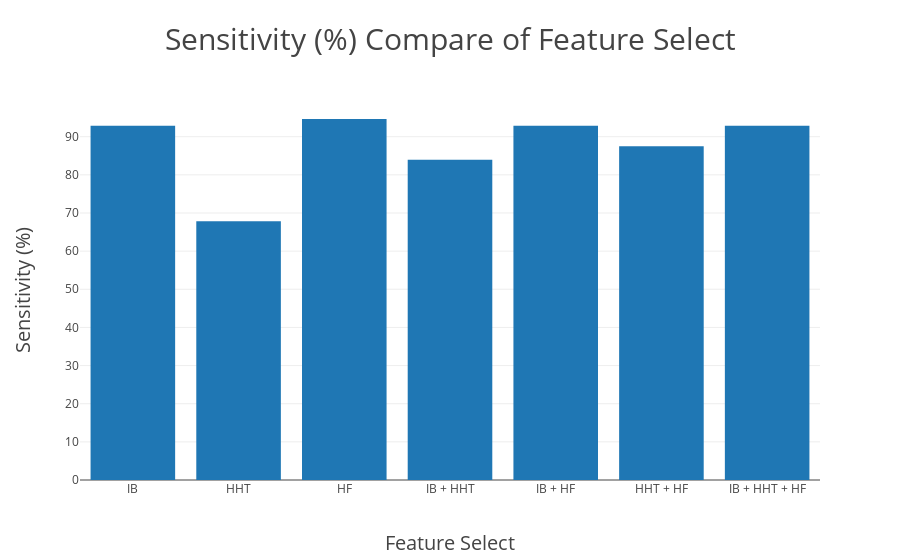
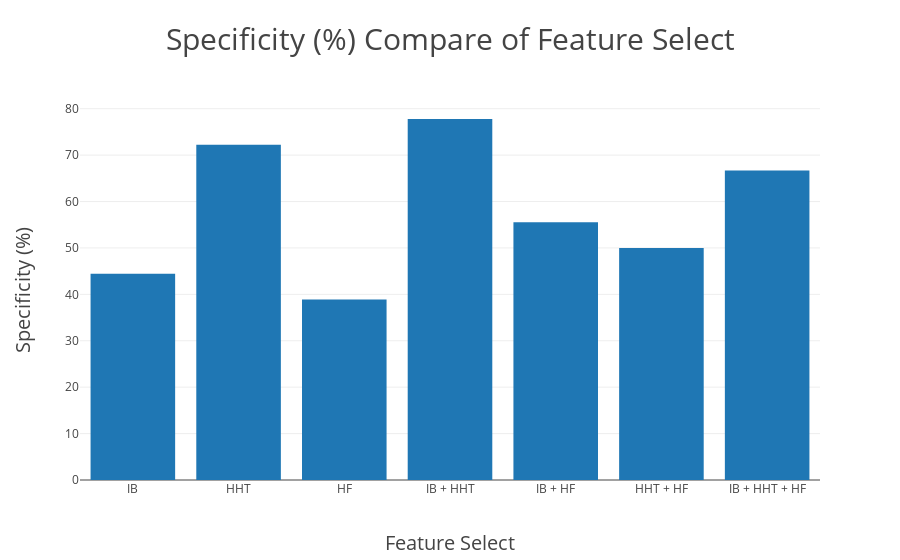
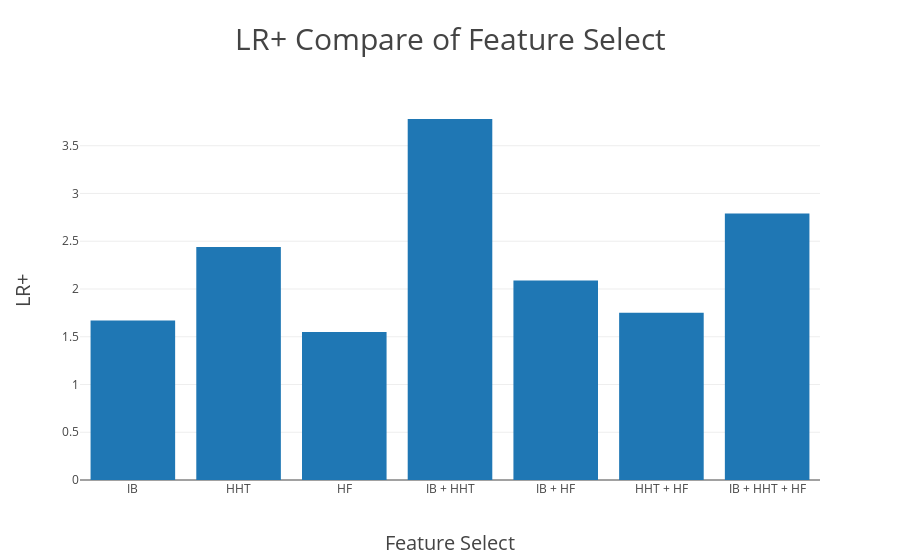
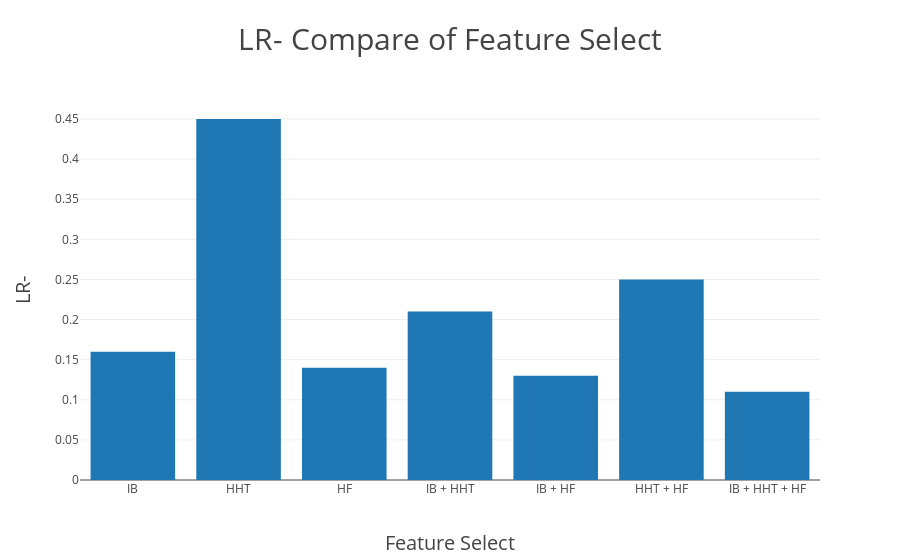

Notebook code cell kept with these figures, in order:
### Markdown cell above
# Using plotly but can't display on Github

### Code cell
import pandas as pd
import plotly.graph_objs as go
from plotly.offline import init_notebook_mode, iplot

# open offline plotly
init_notebook_mode(connected=True)

# create dataframes
df = pd.DataFrame({'features' : ['IB', 'HHT', 'HF', 'IB + HHT', 'IB + HF', 'HHT + HF', 'IB + HHT + HF'], 
                   'Sensitivity (%)' : [92.86, 67.86, 94.64, 83.93, 92.86, 87.50, 92.86],
                   'Specificity (%)' : [44.44, 72.22, 38.89, 77.78, 55.56, 50.00, 66.67],
                   'LR+' : [1.67, 2.44, 1.55, 3.78, 2.09, 1.75, 2.79],
                   'LR-' : [0.16, 0.45, 0.14, 0.21, 0.13, 0.25, 0.11],
                   'PPV (%)' : [83.87, 88.37, 82.81, 92.16, 86.67, 84.48, 89.66],
                   'NPV (%)' : [66.67, 41.94, 70.00, 60.87, 71.43, 56.25, 75.00],
                   'Accuracy (%)' : [81.08, 68.92, 81.08, 82.43, 83.78, 78.38, 86.49],
                   'AUROC' : [0.8651, 0.8006, 0.7927, 0.8839, 0.8819, 0.8442, 0.8929],})

# def Bar plot
def bar_plot(i):
    layout=go.Layout(title = '{0} Compare of Feature Select'.format(Parameters[i]),
                     titlefont = {'size':'30'},
                     xaxis = {'title':'Feature Select', 'titlefont':{'size':'20'}},
                     yaxis = {'title':'{0}'.format(Parameters[i]), 'titlefont':{'size':'20'}})
    data = [go.Bar(x = df['features'], y = df[Parameters[i]])]
    fig = go.Figure(data = data, layout = layout)
    iplot(fig)

#plot
Parameters = ['Sensitivity (%)', 'Specificity (%)', 'LR+', 'LR-', 'PPV (%)', 'NPV (%)', 'Accuracy (%)', 'AUROC']
for i in range(8):
    bar_plot(i)

### Figure 1 — Plotly figure (JSON) as saved in the notebook; plotly's stock layout.template omitted (floating-point values rounded to 4 significant figures)
{"data": [{"type": "bar", "uid": "cd4add", "x": ["IB", "HHT", "HF", "IB + HHT", "IB + HF", "HHT + HF", "IB + HHT + HF"], "y": [92.86, 67.86, 94.64, 83.93, 92.86, 87.5, 92.86]}], "layout": {"autosize": true, "title": "Sensitivity (%) Compare of Feature Select", "titlefont": {"size": "30"}, "xaxis": {"autorange": true, "range": [-0.5, 6.5], "title": "Feature Select", "titlefont": {"size": "20"}, "type": "category"}, "yaxis": {"autorange": true, "range": [0, 99.62], "title": "Sensitivity (%)", "titlefont": {"size": "20"}, "type": "linear"}}}

### Figure 2 — Plotly figure (JSON) as saved in the notebook; plotly's stock layout.template omitted (floating-point values rounded to 4 significant figures)
{"data": [{"type": "bar", "uid": "b668c0", "x": ["IB", "HHT", "HF", "IB + HHT", "IB + HF", "HHT + HF", "IB + HHT + HF"], "y": [44.44, 72.22, 38.89, 77.78, 55.56, 50, 66.67]}], "layout": {"autosize": true, "title": "Specificity (%) Compare of Feature Select", "titlefont": {"size": "30"}, "xaxis": {"autorange": true, "range": [-0.5, 6.5], "title": "Feature Select", "titlefont": {"size": "20"}, "type": "category"}, "yaxis": {"autorange": true, "range": [0, 81.87], "title": "Specificity (%)", "titlefont": {"size": "20"}, "type": "linear"}}}

### Figure 3 — Plotly figure (JSON) as saved in the notebook; plotly's stock layout.template omitted (floating-point values rounded to 4 significant figures)
{"data": [{"type": "bar", "uid": "912953", "x": ["IB", "HHT", "HF", "IB + HHT", "IB + HF", "HHT + HF", "IB + HHT + HF"], "y": [1.67, 2.44, 1.55, 3.78, 2.09, 1.75, 2.79]}], "layout": {"autosize": true, "title": "LR+ Compare of Feature Select", "titlefont": {"size": "30"}, "xaxis": {"autorange": true, "range": [-0.5, 6.5], "title": "Feature Select", "titlefont": {"size": "20"}, "type": "category"}, "yaxis": {"autorange": true, "range": [0, 3.979], "title": "LR+", "titlefont": {"size": "20"}, "type": "linear"}}}

### Figure 4 — Plotly figure (JSON) as saved in the notebook; plotly's stock layout.template omitted (floating-point values rounded to 4 significant figures)
{"data": [{"type": "bar", "uid": "180864", "x": ["IB", "HHT", "HF", "IB + HHT", "IB + HF", "HHT + HF", "IB + HHT + HF"], "y": [0.16, 0.45, 0.14, 0.21, 0.13, 0.25, 0.11]}], "layout": {"autosize": true, "title": "LR- Compare of Feature Select", "titlefont": {"size": "30"}, "xaxis": {"autorange": true, "range": [-0.5, 6.5], "title": "Feature Select", "titlefont": {"size": "20"}, "type": "category"}, "yaxis": {"autorange": true, "range": [0, 0.4737], "title": "LR-", "titlefont": {"size": "20"}, "type": "linear"}}}
